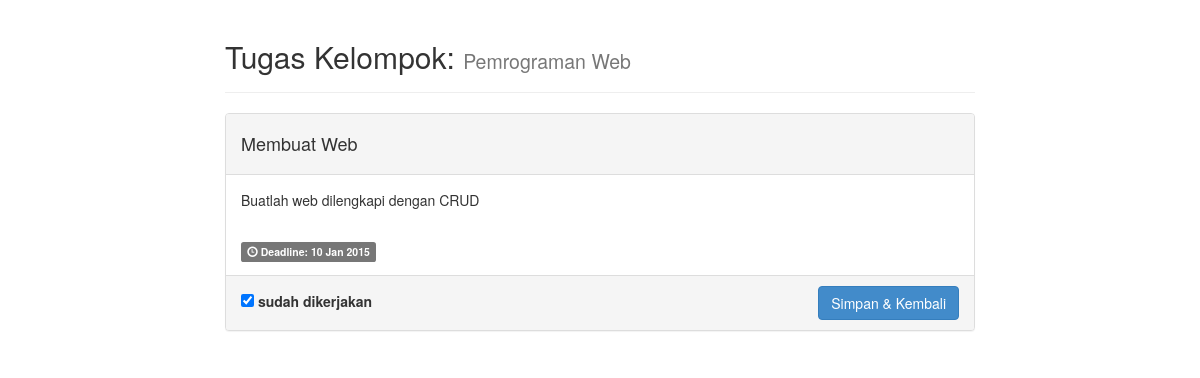
Screenshot of /detail.php?id=7 (signed in) with the database file from the repository.
### tables this page shows
CREATE TABLE IF NOT EXISTS `tugas` (
`id` int(5) NOT NULL,
  `matakul` varchar(32) DEFAULT NULL,
  `judul` varchar(64) DEFAULT NULL,
  `deskripsi` text,
  `jenis` int(2) DEFAULT '1' COMMENT '1 = individu, 2 = kelompok',
  `deadline` date DEFAULT NULL,
  `selesai` int(2) DEFAULT '0' COMMENT '0 = belum selesai, 1 = selesai'
);

### detail.php (the view, shortened to what this page needs)
<?php
	include("konek.php");
	if(isSet($_GET['id'])){
		$sql = mysqli_query($koneksi, "SELECT * FROM tugas WHERE id='".$_GET['id']."';");
		$tugas = mysqli_fetch_array($sql);
		($tugas['jenis'] == 1) ? $jenis = "Individu" :	$jenis = "Kelompok";
?>
<!DOCTYPE html>
<html lang="id">
<head>
	<link href='aset/css/bootstrap.css' rel='stylesheet' type='text/css' />
</head>
<body>
<div class="container">
	<div class="row">
		<div class="col-md-8">
			<div class="page-header"><h2>Tugas <?php echo $jenis ?>: <small><?php echo $tugas['matakul']; ?></small></h2></div>
			<div class="panel panel-default">
  				<div class="panel-heading"><h4><?php echo $tugas['judul']; ?></h4></div>
  				<div class="panel-body">
   				 <?php echo $tugas['deskripsi']; ?>
  				</div>
  				<div class="panel-body">
  				<b class="label label-default"><span class="glyphicon glyphicon-time"></span> Deadline: <?php echo date("j M Y", strtotime($tugas['deadline'])); ?></b>
  				</div>
  				<div class="panel-footer">
  					<form action="" method="POST">
  					<table width="100%">
  						<tr>
  							<td>
  								<?php if($tugas['selesai'] == 1){ ?>
  									<label><input type="checkbox" name="status" value="1" checked="checked"/> sudah dikerjakan</label>
  								<?php } else { ?>
  									<label><input type="checkbox" name="status" value="1"/> sudah dikerjakan</label>
  								<?php } ?>
  							</td>
  							<td style="text-align:right"><input type="submit" class="btn btn-primary" value="Simpan & Kembali" name="update" title="Simpan perubahan status tugas dan kembali ke manu utama"/></td>
  						</tr>
  					</table>
  					</form>
  				</div>
			</div>
		</div>
	</div>
</div>
</body>
</html>
<?php } ?>

### rows the page displays
tugas: matakul "Pemrograman Web", judul "Membuat Web", deskripsi "Buatlah web dilengkapi dengan CRUD", deadline "10 Jan 2015"

### other values shown
$jenis "Kelompok"
